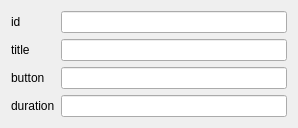
<?xml version="1.0" encoding="UTF-8"?>
<ui version="4.0">
 <class>CEosCommandWidgetNotificationCreate</class>
 <widget class="QWidget" name="CEosCommandWidgetNotificationCreate">
  <property name="geometry">
   <rect>
    <x>0</x>
    <y>0</y>
    <width>298</width>
    <height>116</height>
   </rect>
  </property>
  <property name="windowTitle">
   <string>Form</string>
  </property>
  <layout class="QGridLayout" name="gridLayout">
   <item row="0" column="0">
    <widget class="QLabel" name="label_2">
     <property name="text">
      <string>id</string>
     </property>
    </widget>
   </item>
   <item row="0" column="1">
    <widget class="QLineEdit" name="pIdLineEdit"/>
   </item>
   <item row="1" column="0">
    <widget class="QLabel" name="label_3">
     <property name="text">
      <string>title</string>
     </property>
    </widget>
   </item>
   <item row="1" column="1">
    <widget class="QLineEdit" name="pTitleLineEdit"/>
   </item>
   <item row="2" column="0">
    <widget class="QLabel" name="label_4">
     <property name="text">
      <string>button</string>
     </property>
    </widget>
   </item>
   <item row="2" column="1">
    <widget class="QLineEdit" name="pButtonLineEdit">
     <property name="text">
      <string/>
     </property>
    </widget>
   </item>
   <item row="3" column="0">
    <widget class="QLabel" name="label_5">
     <property name="text">
      <string>duration</string>
     </property>
    </widget>
   </item>
   <item row="3" column="1">
    <widget class="QLineEdit" name="pDurationLineEdit">
     <property name="text">
      <string/>
     </property>
    </widget>
   </item>
  </layout>
 </widget>
 <resources/>
 <connections/>
</ui>
